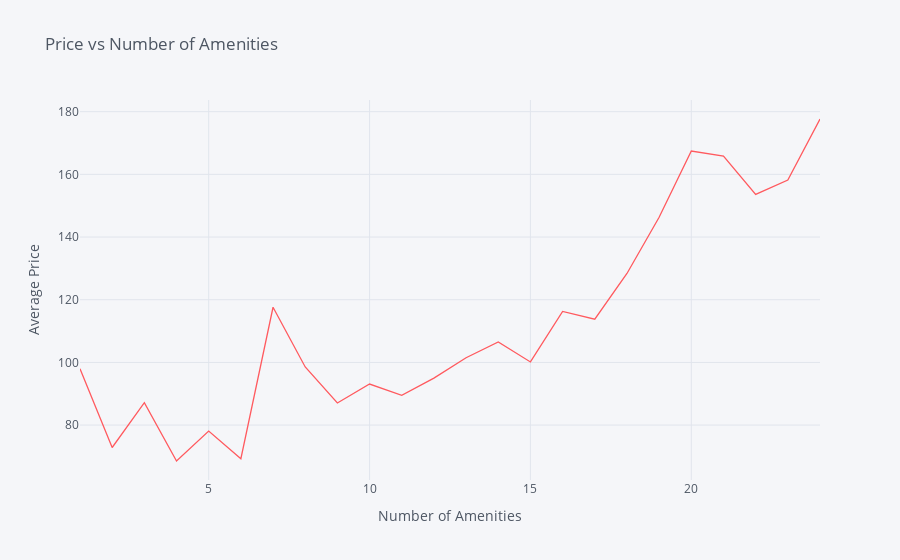

Source (notebook cell):
### Code cell
#Plotting Number of Amenities with Price
df.groupby('No_Amenities').mean()['Price'].iplot(title='Price vs Number of Amenities',xTitle ='Number of Amenities',yTitle='Average Price',kind='line',color='#FF5A5F')

### Figure 1 — Plotly figure (JSON) as saved in the notebook; plotly's stock layout.template omitted (floating-point values rounded to 4 significant figures)
{"data": [{"line": {"color": "rgba(255, 90, 95, 1.0)", "dash": "solid", "shape": "linear", "width": 1.3}, "mode": "lines", "name": "Price", "text": "", "type": "scatter", "x": [1, 2, 3, 4, 5, 6, 7, 8, 9, 10, 11, 12, 13, 14, 15, 16, 17, 18, 19, 20, 21, 22, 23, 24], "y": [98, 72.85, 87.17, 68.54, 78.11, 69.28, 117.6, 98.55, 87.06, 93.09, 89.5, 94.99, 101.5, 106.5, 100.1, 116.3, 113.8, 128.4, 146.3, 167.4, 165.8, 153.6, 158.2, 177.7]}], "layout": {"legend": {"bgcolor": "#F5F6F9", "font": {"color": "#4D5663"}}, "paper_bgcolor": "#F5F6F9", "plot_bgcolor": "#F5F6F9", "title": {"font": {"color": "#4D5663"}, "text": "Price vs Number of Amenities"}, "xaxis": {"gridcolor": "#E1E5ED", "showgrid": true, "tickfont": {"color": "#4D5663"}, "title": {"font": {"color": "#4D5663"}, "text": "Number of Amenities"}, "zerolinecolor": "#E1E5ED"}, "yaxis": {"gridcolor": "#E1E5ED", "showgrid": true, "tickfont": {"color": "#4D5663"}, "title": {"font": {"color": "#4D5663"}, "text": "Average Price"}, "zerolinecolor": "#E1E5ED"}}}
